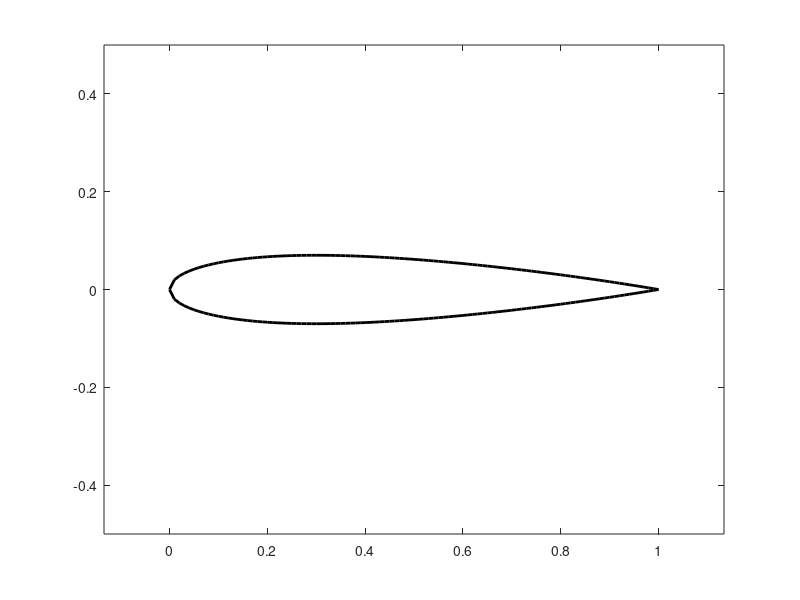

The MATLAB script that drew this image: (Note: this script raises an error after producing the figure.)
clear all
clc

function y = AFyt(x, t, c)
    % input: 
    %     x: x coordinate of center line, float
    %     t: maximum thickness, in fraction of chord length, float
    %     c: chord length, float
    % output:
    %     half thickness of airfoil at corresponding x coordinate
    y = 5. * t * (0.2969 * (sqrt(x/c)) - ...
                 0.126 * (x/c) - ...
                 0.3516 * ((x/c).^2) + ...
                 0.2843 * ((x/c).^3) - ...
                 0.1036 * ((x/c).^4));
end

x = linspace(0., 1., 101);
plot(x, AFyt(x, 0.14, 1.0), 'k-', 'LineWidth', 2);    % upper surface
hold on;
plot(x, -AFyt(x, 0.14, 1.0), 'k-', 'LineWidth', 2);  % lower surface
axis equal; ylim([-0.5, 0.5]);

%%

function y = AFyc(x, m, p, c)
    % input:
    %     x: x coordinate of center line, float
    %     m: the maximum camber (100 m is the first of the four digits), float
    %     p: location of maximum camber (10 p is the second digit), float
    %     c: chord length, float
    % output:
    %     y coordinate of center line at corresponding x coordinate

    for idx = 1:length(x)
    
    % Check conditions and compute theta
    if (x(idx) >= 0.0) && (x(idx) <= p * c)
        theta(idx) = atan(2.0 * m * (p - (x / c)) / (p^2));
    elseif (x(idx) > p * c) && (x(idx) <= c)
        theta(idx) = atan(2.0 * m * (p - (x(idx) / c)) / ((1 - p)^2));
    else
        error('Invalid x coordinate');
    end
end

end

function theta = AFth(x, m, p, c)
    % input:
    %     x: x coordinate of center line, array
    %     m: the maximum camber (100 m is the first of the four digits), float
    %     p: location of maximum camber (10 p is the second digit), float
    %     c: chord length, float
    % output:
    %     angle between center and horizontal line at corresponding x coordinate

    theta = zeros(size(x));  % Preallocate theta to match the size of x

    for i = 1:length(x)
        if (x(i) >= 0.0) && (x(i) <= p*c)
            theta(i) = atan(2.0 * m * (p - (x(i)/c)) / (p^2));
        elseif (x(i) > p*c) && (x(i) <= c)
            theta(i) = atan(2.0 * m * (p - (x(i)/c)) / ((1. - p)^2));
        else
            error('Invalid x coordinate: %f', x(i));
        end
    end
end


function [x, y] = AF(x, t, sign, m, p, c)
    % input:
    %     x: x coordinate of center line, float
    %     t: maximum thickness, in fraction of chord length, float
    %     sign: indicate upper (1) or lower (-1) surface of airfoil
    %     m: the maximum camber (100 m is the first of the four digits), float
    %     p: location of maximum camber (10 p is the second digit), float
    %     c: chord length, float
    % output:
    %     x, y coordinates on airfoil surface at corresponding 
    %     center line x coordinate
    if (m == 0.) || (p == 0)
        x = x;
        y = sign * AFyt(x, t, c);
    else
        x = x - sign * AFyt(x, t, c) * sin(AFth(x, m, p, c));
        y = AFyc(x, m, p, c) + sign * AFyt(x, t, c) * cos(AFth(x, m, p, c));
    end
end

x = linspace(0., 1., 101);
[xU, yU] = AF(x, 0.12, 1, 0.02, 0.4, 1.0);
[xL, yL] = AF(x, 0.12, -1, 0.02, 0.4, 1.0);
plot(xU, yU, 'k-', 'LineWidth', 2);
plot(xL, yL, 'k-', 'LineWidth', 2);
axis equal; ylim([-0.5, 0.5]);